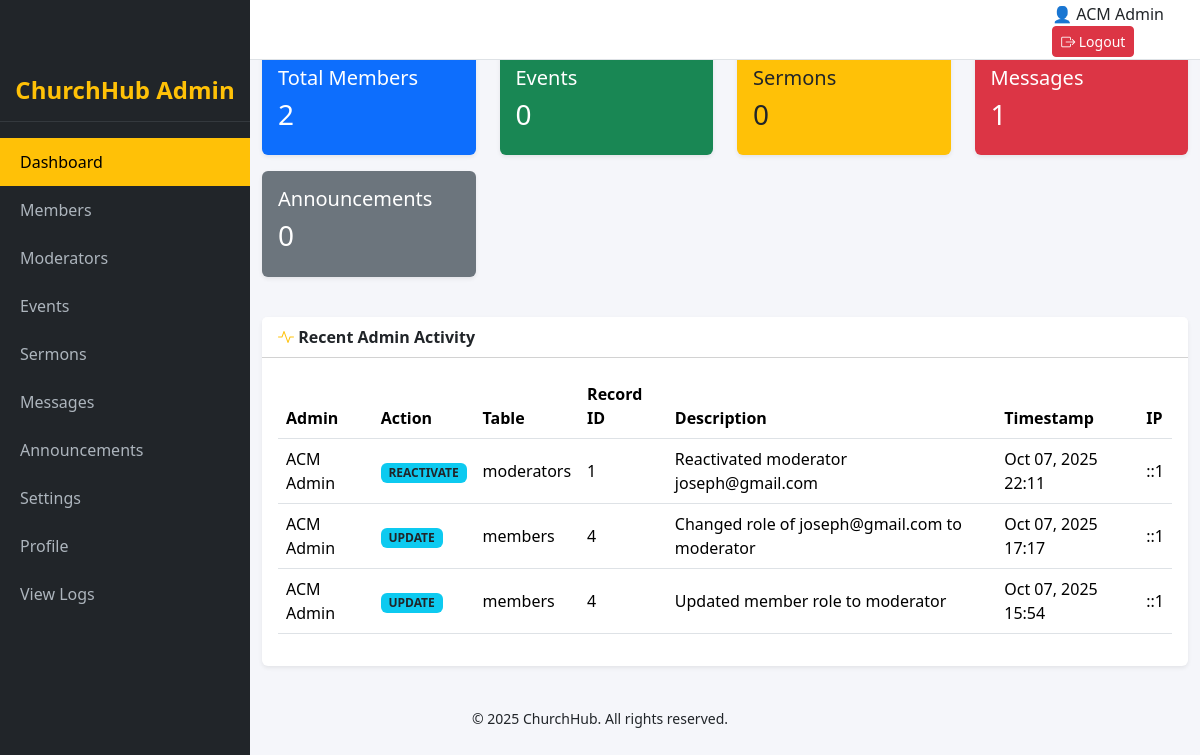
The page /admin/index.php (signed in) on the database its author committed.
### tables this page shows
CREATE TABLE `admin_logs` (
  `log_id` int(11) NOT NULL,
  `admin_id` int(11) DEFAULT NULL,
  `action` varchar(255) DEFAULT NULL,
  `table_name` varchar(100) DEFAULT NULL,
  `record_id` int(11) DEFAULT NULL,
  `description` text DEFAULT NULL,
  `timestamp` datetime DEFAULT current_timestamp(),
  `ip_address` varchar(50) DEFAULT NULL,
  `created_at` timestamp NOT NULL DEFAULT current_timestamp()
);

### admin/index.php (the view)
<?php
include_once "includes/header.php";
$total_members = $conn->query("SELECT COUNT(*) AS total FROM members")->fetch_assoc()['total'];
$total_events = $conn->query("SELECT COUNT(*) AS total FROM events")->fetch_assoc()['total'];
$total_sermons = $conn->query("SELECT COUNT(*) AS total FROM sermons")->fetch_assoc()['total'];
$total_messages = $conn->query("SELECT COUNT(*) AS total FROM messages")->fetch_assoc()['total'];
$total_announcements = $conn->query("SELECT COUNT(*) AS total FROM announcements")->fetch_assoc()['total'];
$logs = $conn->query("
    SELECT admin_logs.*, admins.full_name
    FROM admin_logs
    LEFT JOIN admins ON admin_logs.admin_id = admins.admin_id
    ORDER BY timestamp DESC
    LIMIT 6
");
?>
<div class="container-fluid">
    <div class="row mb-4">
        <h3 class="fw-bold text-dark mb-3"><i class="bi bi-speedometer2"></i> Dashboard Overview</h3>
        <div class="col-md-3 mb-3">
            <div class="card shadow-sm border-0 bg-primary text-white">
                <div class="card-body">
                    <h5>Total Members</h5>
                    <h3><?= $total_members; ?></h3>
                </div>
            </div>
        </div>
        <div class="col-md-3 mb-3">
            <div class="card shadow-sm border-0 bg-success text-white">
                <div class="card-body">
                    <h5>Events</h5>
                    <h3><?= $total_events; ?></h3>
                </div>
            </div>
        </div>
        <div class="col-md-3 mb-3">
            <div class="card shadow-sm border-0 bg-warning text-dark">
                <div class="card-body">
                    <h5>Sermons</h5>
                    <h3><?= $total_sermons; ?></h3>
                </div>
            </div>
        </div>
        <div class="col-md-3 mb-3">
            <div class="card shadow-sm border-0 bg-danger text-white">
                <div class="card-body">
                    <h5>Messages</h5>
                    <h3><?= $total_messages; ?></h3>
                </div>
            </div>
        </div>
        <div class="col-md-3 mb-3">
            <div class="card shadow-sm border-0 bg-secondary text-white">
                <div class="card-body">
                    <h5>Announcements</h5>
                    <h3><?= $total_announcements; ?></h3>
                </div>
            </div>
        </div>
    </div>
    <div class="card shadow-sm border-0">
        <div class="card-header bg-white fw-bold">
            <i class="bi bi-activity text-warning"></i> Recent Admin Activity
        </div>
        <div class="card-body">
            <?php if ($logs->num_rows > 0): ?>
                <div class="table-responsive">
                    <table class="table table-hover align-middle">
                        <thead>
                            <tr>
                                <th>Admin</th>
                                <th>Action</th>
                                <th>Table</th>
                                <th>Record ID</th>
                                <th>Description</th>
                                <th>Timestamp</th>
                                <th>IP</th>
                            </tr>
                        </thead>
                        <tbody>
                            <?php while ($log = $logs->fetch_assoc()): ?>
                                <tr>
                                    <td><?= htmlspecialchars($log['full_name'] ?? 'Unknown'); ?></td>
                                    <td><span class="badge bg-info text-dark"><?= htmlspecialchars($log['action']); ?></span></td>
                                    <td><?= htmlspecialchars($log['table_name']); ?></td>
                                    <td><?= htmlspecialchars($log['record_id']); ?></td>
                                    <td><?= htmlspecialchars($log['description']); ?></td>
                                    <td><?= date("M d, Y H:i", strtotime($log['timestamp'])); ?></td>
                                    <td><?= htmlspecialchars($log['ip_address']); ?></td>
                                </tr>
                            <?php endwhile; ?>
                        </tbody>
                    </table>
                </div>
            <?php else: ?>
                <p class="text-muted">No recent admin activity recorded.</p>
            <?php endif; ?>
        </div>
    </div>
</div>
<?php include_once "includes/footer.php"; ?>

### admin/includes/header.php (shortened to what this page needs)
<?php
require_once __DIR__ . '/../../includes/db.php';
$user = null;
if (isset($_SESSION['admin_id'])) {
    $user_id = (int) $_SESSION['admin_id'];
    $table = 'admins';
    $id_field = 'admin_id';
    $name_field = 'full_name';
} elseif (isset($_SESSION['moderator_id'])) {
    $user_id = (int) $_SESSION['moderator_id'];
    $table = 'moderators';
    $id_field = 'moderator_id';
    $name_field = 'name';
} else {
    session_destroy();
    header('Location: ../login.php');
    exit;
}
if (isset($conn)) {
    $stmt = $conn->prepare("SELECT $id_field, $name_field FROM $table WHERE $id_field = ? LIMIT 1");
    $stmt->bind_param('i', $user_id);
    $stmt->execute();
    $user = $stmt->get_result()->fetch_assoc() ?: null;
}
$user_name = $user[$name_field];
?>
<!doctype html>
<html lang="en">
<head>
<link href="https://cdn.jsdelivr.net/npm/bootstrap@5.3.3/dist/css/bootstrap.min.css" rel="stylesheet">
<link href="https://cdn.jsdelivr.net/npm/bootstrap-icons@1.11.3/font/bootstrap-icons.css" rel="stylesheet">
</head>
<body>
<div class="topbar d-flex justify-content-between align-items-center">
    <div class="d-flex align-items-center gap-2">
        <h5>Admin Dashboard</h5>
    </div>
    <div>
        <span class="me-3 d-flex align-items-center">
            <?php $profile_img = "../uploads/profiles/admin_$user_id.png"; if (file_exists($profile_img)): ?><img src="<?php echo $profile_img; ?>" alt="Profile" style="height: 30px; width: 30px; border-radius: 50%; margin-right: 5px;"><?php else: ?>👤<?php endif; ?>
            <?= htmlspecialchars($user_name); ?>
        </span>
        <a href="../logout.php" class="btn btn-sm btn-danger"><i class="bi bi-box-arrow-right"></i> Logout</a>
    </div>
</div>
<div class="main-content">
<?php include_once "sidebar.php"; ?>

### admin/includes/header.php (style rules this page uses)
body { font-family:'Segoe UI', Tahoma, Geneva, Verdana,sans-serif; background:#f5f6fa; margin:0; padding:0; }
.topbar { height:60px; background:#fff; border-bottom:1px solid #dee2e6; padding:10px 20px; position:fixed; top:0; left:0; right:0; display:flex; justify-content:space-between; align-items:center; z-index:1050; }
.topbar h5 { margin:0; font-weight:bold; }
.main-content { margin-left: 0; transition: margin-left 0.3s ease; }
@media (min-width:992px) { .main-content { margin-left: 250px; } }

### rows shown on the page
admin_logs: admin.full_name "ACM Admin", action "REACTIVATE", table_name "moderators", record "1", description "Reactivated moderator joseph@gmail.com", timestamp "Oct 07, 2025 22:11", ip_address "::1"
admin_logs: admin.full_name "ACM Admin", action "UPDATE", table_name "members", record "4", description "Changed role of joseph@gmail.com to moderator", timestamp "Oct 07, 2025 17:17", ip_address "::1"
admin_logs: admin.full_name "ACM Admin", action "UPDATE", table_name "members", record "4", description "Updated member role to moderator", timestamp "Oct 07, 2025 15:54", ip_address "::1"

### other values the page prints
$user_name "ACM Admin"
$total_members "2"
$total_events "0"
$total_sermons "0"
$total_messages "1"
$total_announcements "0"
